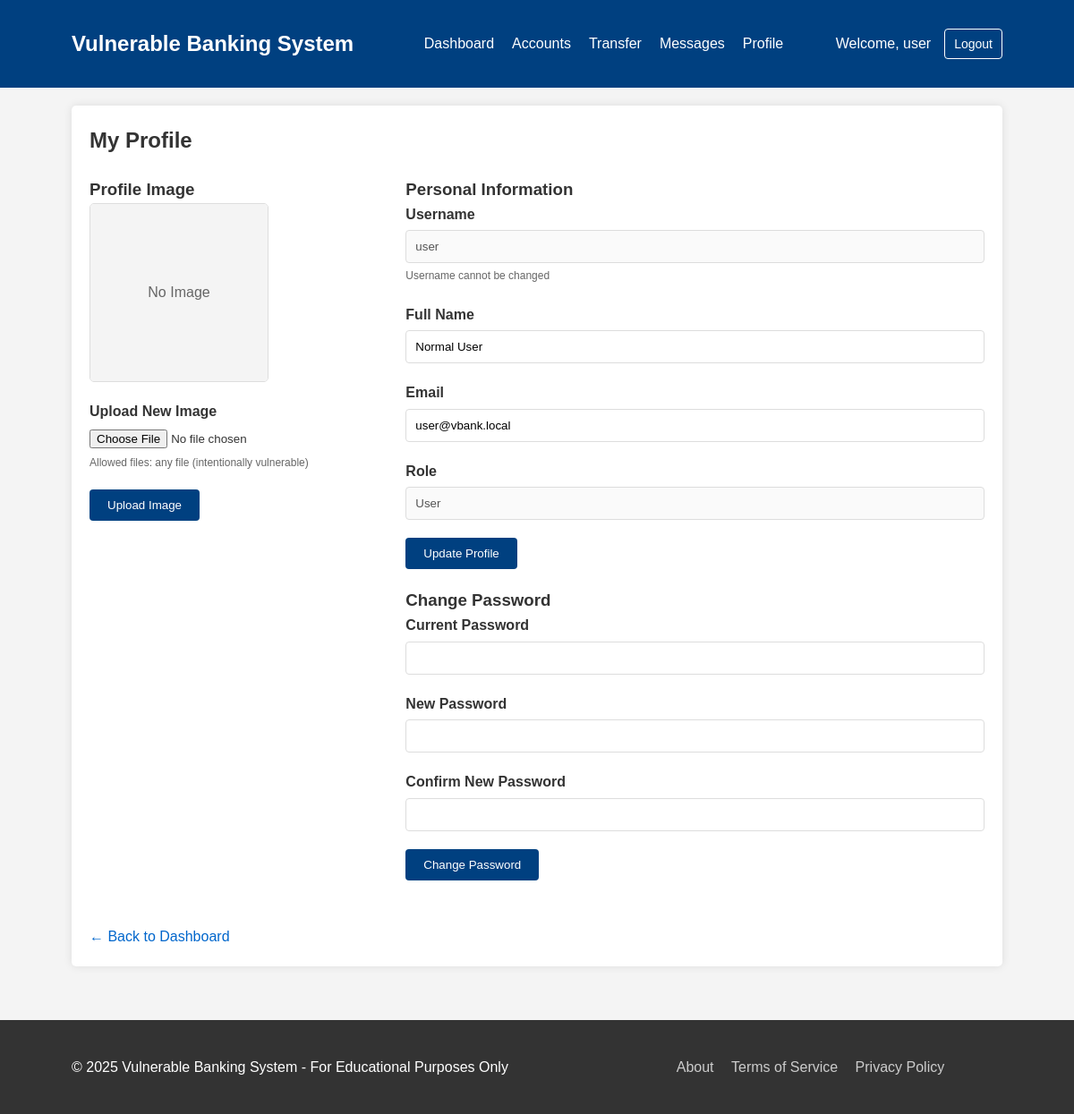
The app's page /profile.php (signed in) with its own data.
### tables this page shows
CREATE TABLE users (
    id INT AUTO_INCREMENT PRIMARY KEY,
    username VARCHAR(50) NOT NULL UNIQUE,
    password VARCHAR(255) NOT NULL,  
    email VARCHAR(100) NOT NULL UNIQUE,
    full_name VARCHAR(100) NOT NULL,
    role ENUM('admin', 'user') NOT NULL DEFAULT 'user',
    profile_image VARCHAR(255) DEFAULT NULL,
    created_at TIMESTAMP DEFAULT CURRENT_TIMESTAMP,
    last_login TIMESTAMP NULL
);

### includes/functions.php (called while the page is built, shortened)
<?php
require_once 'db.php';
function get_user($user_id) {
    $sql = "SELECT * FROM users WHERE id = $user_id";
    return get_record($sql);
}
?>

### includes/db.php (called while the page is built, shortened)
<?php
function db_connect() {
    $conn = mysqli_connect(DB_HOST, DB_USER, DB_PASS, DB_NAME);
    return $conn;
}
function query($sql) {
    $conn = db_connect();
    $result = mysqli_query($conn, $sql);
    return $result;
}
function get_record($sql) {
    $result = query($sql);
    return mysqli_fetch_assoc($result);
}
?>

### profile.php (the view, shortened to what this page needs)
<?php
require_once 'includes/db.php';
require_once 'includes/functions.php';
$user_id = $_SESSION['user_id'];
$user = get_user($user_id);
?>
<!DOCTYPE html>
<html lang="en">
<head>
    <link rel="stylesheet" href="assets/css/style.css">
</head>
<body>
    <?php include 'includes/header.php'; ?>
    <div class="container">
        <div class="profile-page">
            <h2>My Profile</h2>
            <div class="profile-sections">
                <div class="profile-image-section">
                    <h3>Profile Image</h3>
                    <div class="profile-image">
                        <?php if ($user['profile_image']): ?>
                            <img src="uploads/<?php echo $user['profile_image']; ?>" alt="Profile Image">
                        <?php else: ?>
                            <div class="no-image">No Image</div>
                        <?php endif; ?>
                    </div>
                    <form method="post" action="<?php echo htmlspecialchars($_SERVER["PHP_SELF"]); ?>" enctype="multipart/form-data">
                        <div class="form-group">
                            <label for="profile_image">Upload New Image</label>
                            <input type="file" id="profile_image" name="profile_image">
                            <p class="form-hint">Allowed files: any file (intentionally vulnerable)</p>
                        </div>
                        <div class="form-group">
                            <button type="submit" name="upload_image" class="btn btn-primary">Upload Image</button>
                        </div>
                    </form>
                </div>
                <div class="profile-info-section">
                    <h3>Personal Information</h3>
                    <form method="post" action="<?php echo htmlspecialchars($_SERVER["PHP_SELF"]); ?>">
                        <div class="form-group">
                            <label for="username">Username</label>
                            <input type="text" id="username" value="<?php echo htmlspecialchars($user['username']); ?>" disabled>
                            <p class="form-hint">Username cannot be changed</p>
                        </div>
                        <div class="form-group">
                            <label for="full_name">Full Name</label>
                            <input type="text" id="full_name" name="full_name" value="<?php echo htmlspecialchars($user['full_name']); ?>" required>
                        </div>
                        <div class="form-group">
                            <label for="email">Email</label>
                            <input type="email" id="email" name="email" value="<?php echo htmlspecialchars($user['email']); ?>" required>
                        </div>
                        <div class="form-group">
                            <label for="role">Role</label>
                            <input type="text" id="role" value="<?php echo ucfirst($user['role']); ?>" disabled>
                        </div>
                        <div class="form-group">
                            <button type="submit" name="update_profile" class="btn btn-primary">Update Profile</button>
                        </div>
                    </form>
                    <h3>Change Password</h3>
                    <form method="post" action="<?php echo htmlspecialchars($_SERVER["PHP_SELF"]); ?>">
                        <div class="form-group">
                            <label for="current_password">Current Password</label>
                            <input type="password" id="current_password" name="current_password" required>
                        </div>
                        <div class="form-group">
                            <label for="new_password">New Password</label>
                            <input type="password" id="new_password" name="new_password" required>
                        </div>
                        <div class="form-group">
                            <label for="confirm_password">Confirm New Password</label>
                            <input type="password" id="confirm_password" name="confirm_password" required>
                        </div>
                        <div class="form-group">
                            <button type="submit" name="change_password" class="btn btn-primary">Change Password</button>
                        </div>
                    </form>
                </div>
            </div>
            <div class="back-link">
                <a href="dashboard.php">&larr; Back to Dashboard</a>
            </div>
        </div>
    </div>
    <?php include 'includes/footer.php'; ?>
</body>
</html>

### assets/css/style.css (style rules this page uses)
* { box-sizing: border-box; margin: 0; padding: 0; }
body { font-family: Arial, sans-serif; line-height: 1.6; color: #333; background-color: #f4f4f4; }
.container { width: 90%; max-width: 1200px; margin: 0 auto; padding: 20px; }
a { color: #0066cc; text-decoration: none; }
.form-group { margin-bottom: 20px; }
label { display: block; margin-bottom: 5px; font-weight: bold; }
input[type="text"], input[type="password"], input[type="email"], input[type="number"], select, textarea { width: 100%; padding: 10px; border: 1px solid #ddd; border-radius: 4px; }
.btn { display: inline-block; padding: 10px 20px; background-color: #004080; color: #fff; border: none; border-radius: 4px; cursor: pointer; text-decoration: none; }
.btn-primary { background-color: #004080; }
.profile-page { background-color: #fff; padding: 20px; border-radius: 5px; box-shadow: 0 0 10px rgba(0, 0, 0, 0.1); }
.profile-sections { display: grid; grid-template-columns: 1fr 2fr; gap: 30px; margin-top: 20px; }
.profile-image { width: 200px; height: 200px; border: 1px solid #ddd; border-radius: 5px; overflow: hidden; margin-bottom: 20px; }
.no-image { width: 100%; height: 100%; display: flex; align-items: center; justify-content: center; background-color: #f4f4f4; color: #666; }
.form-hint { font-size: 12px; color: #666; margin-top: 5px; }
.back-link { margin-top: 30px; }

### records on screen
users: username "user", full_name "Normal User", email "user@vbank.local", role "User"

### other values on screen
$_SESSION['username'] "user"
